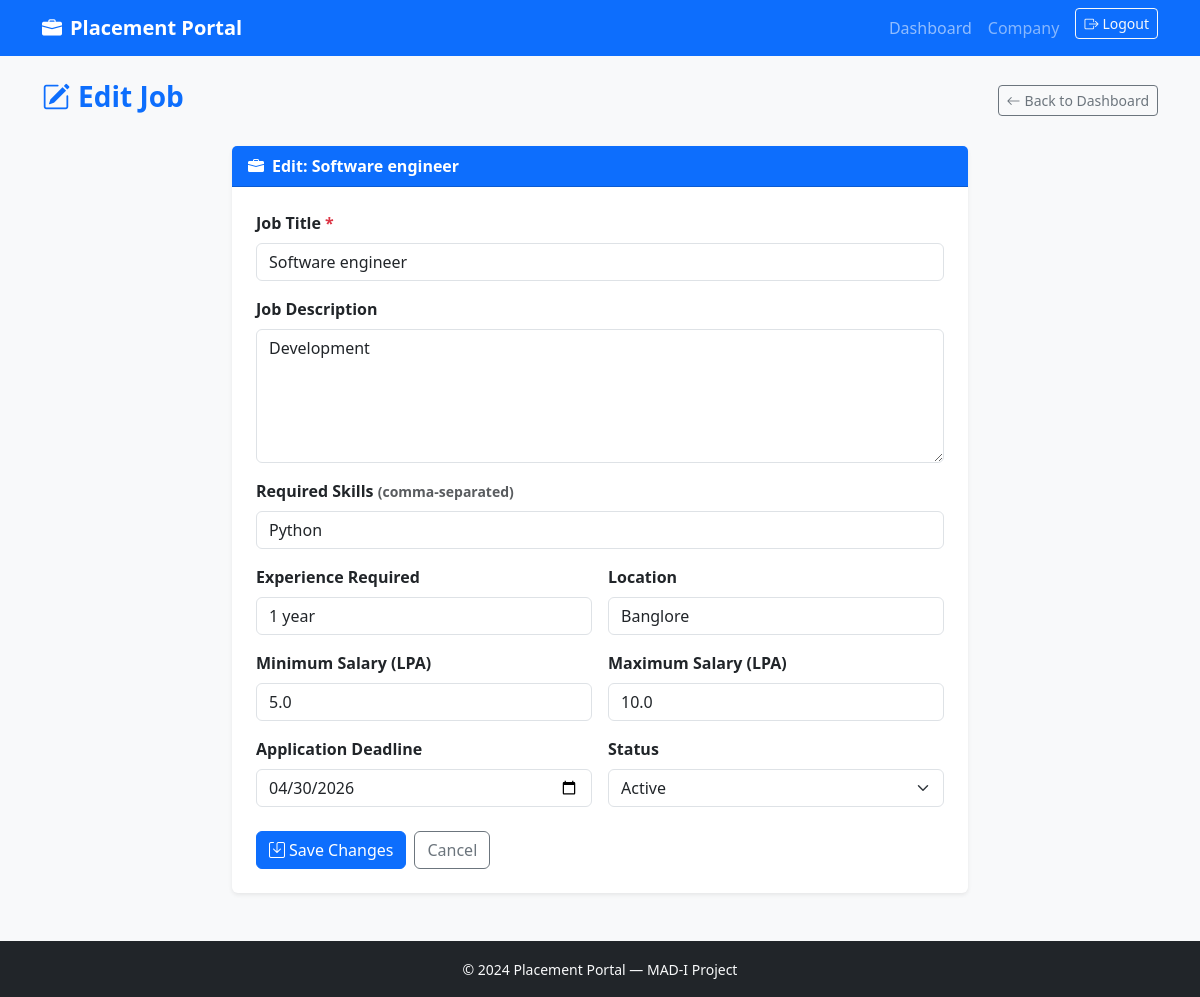
Page /company/edit-job/1 (signed in) on the committed database.
### models.py (models this page shows, shortened)
class User(UserMixin, db.Model):
    id= db.Column(db.Integer, primary_key=True)
    username= db.Column(db.String(80), unique=True, nullable=False)
    email= db.Column(db.String(120), unique=True, nullable=False)
    password_hash = db.Column(db.String(256))
    role = db.Column(db.String(20))
    active = db.Column(db.Boolean, default=True)
    student_profile = db.relationship('Student', backref='user', uselist=False)
    company_profile = db.relationship('Company', backref='user', uselist=False)
    @property
    def is_active(self):
        return self.active

class JobPosition(db.Model):
    id = db.Column(db.Integer, primary_key=True)
    company_id = db.Column(db.Integer, db.ForeignKey('company.id'), nullable=False)
    title = db.Column(db.String(150))
    description = db.Column(db.Text)
    required_skills = db.Column(db.Text)
    experience = db.Column(db.String(100))
    salary_min = db.Column(db.Float)
    salary_max = db.Column(db.Float)
    location = db.Column(db.String(150))
    deadline = db.Column(db.DateTime)
    status = db.Column(db.String(20), default='active')
    is_approved = db.Column(db.Boolean, default=False)
    created_at = db.Column(db.DateTime, default=lambda: datetime.now(timezone.utc), nullable=False)
    applications = db.relationship('Application', backref='job', lazy='dynamic')

### routes/company.py (the view, shortened to what this page needs)
@company_bp.route('/edit-job/<int:job_id>', methods=['GET', 'POST'])
@login_required
@company_required
def edit_job(job_id):
    company = current_user.company_profile
    job = JobPosition.query.filter_by(id=job_id,company_id=company.id).first_or_404()
    return render_template('company/edit_job.html', job=job)

### models.py (called while the page is built)
@login_manager.user_loader
def load_user(user_id):
    return User.query.get(int(user_id))

### routes/company.py (called while the page is built)
def company_required(f):
    @wraps(f)
    def wrapped(*args, **kwargs):
        if not current_user.is_authenticated:
            return redirect(url_for('auth.login'))
        if current_user.role != 'company':
            flash('Company access required.', 'danger')
            return redirect(url_for('auth.login'))
        company = current_user.company_profile
        if company.approval_status != 'approved':
            flash('Your account is not yet approved by admin.', 'warning')
            return redirect(url_for('auth.login'))
        if company.is_blacklisted:
            flash('Your company has been blacklisted.', 'danger')
            return redirect(url_for('auth.logout'))
        return f(*args, **kwargs)
    return wrapped

### templates/company/edit_job.html (shortened to what this page needs)
{% extends 'base.html' %}
{% block content %}
<div class="d-flex justify-content-between align-items-center mb-4">
  <h3 class="fw-bold text-primary">
    <i class="bi bi-pencil-square me-2"></i>Edit Job
  </h3>
  <a href="{{ url_for('company.dashboard') }}" class="btn btn-outline-secondary btn-sm">
    <i class="bi bi-arrow-left me-1"></i>Back to Dashboard
  </a>
</div>
<div class="row justify-content-center">
  <div class="col-lg-8">
    <div class="card border-0 shadow-sm">
      <div class="card-header bg-primary text-white fw-semibold">
        <i class="bi bi-briefcase-fill me-2"></i>Edit: {{ job.title }}
      </div>
      <div class="card-body p-4">
        <form method="POST">
          <div class="mb-3">
            <label class="form-label fw-semibold">Job Title <span class="text-danger">*</span></label>
            <input type="text" name="title" class="form-control"
                   value="{{ job.title }}" required>
          </div>
          <div class="mb-3">
            <label class="form-label fw-semibold">Job Description</label>
            <textarea name="description" class="form-control" rows="5">{{ job.description or '' }}</textarea>
          </div>
          <div class="mb-3">
            <label class="form-label fw-semibold">Required Skills <small class="text-muted">(comma-separated)</small></label>
            <input type="text" name="required_skills" class="form-control"
                   value="{{ job.required_skills or '' }}">
          </div>
          <div class="row g-3 mb-3">
            <div class="col-md-6">
              <label class="form-label fw-semibold">Experience Required</label>
              <input type="text" name="experience" class="form-control"
                     value="{{ job.experience or '' }}"
                     placeholder="e.g. 0-2 years / Fresher">
            </div>
            <div class="col-md-6">
              <label class="form-label fw-semibold">Location</label>
              <input type="text" name="location" class="form-control"
                     value="{{ job.location or '' }}"
                     placeholder="e.g. Bangalore / Remote">
            </div>
          </div>
          <div class="row g-3 mb-3">
            <div class="col-md-6">
              <label class="form-label fw-semibold">Minimum Salary (LPA)</label>
              <input type="number" name="salary_min" class="form-control"
                     step="0.1" min="0"
                     value="{{ job.salary_min or '' }}">
            </div>
            <div class="col-md-6">
              <label class="form-label fw-semibold">Maximum Salary (LPA)</label>
              <input type="number" name="salary_max" class="form-control"
                     step="0.1" min="0"
                     value="{{ job.salary_max or '' }}">
            </div>
          </div>
          <div class="row g-3 mb-4">
            <div class="col-md-6">
              <label class="form-label fw-semibold">Application Deadline</label>
              <input type="date" name="deadline" class="form-control"
                     value="{{ job.deadline.strftime('%Y-%m-%d') if job.deadline else '' }}">
            </div>
            <div class="col-md-6">
              <label class="form-label fw-semibold">Status</label>
              <select name="status" class="form-select">
                <option value="active" {% if job.status == 'active' %}selected{% endif %}>Active</option>
              </select>
            </div>
          </div>
          <div class="d-flex gap-2">
            <button type="submit" class="btn btn-primary">
              <i class="bi bi-save me-1"></i>Save Changes
            </button>
            <a href="{{ url_for('company.dashboard') }}" class="btn btn-outline-secondary">Cancel</a>
          </div>
        </form>
      </div>
    </div>
  </div>
</div>
{% endblock %}

### templates/base.html (shortened to what this page needs)
<!DOCTYPE html>
<html lang="en">
<head>
  <link href="https://cdn.jsdelivr.net/npm/bootstrap@5.3.0/dist/css/bootstrap.min.css" rel="stylesheet"/>
  <link href="https://cdn.jsdelivr.net/npm/bootstrap-icons@1.11.0/font/bootstrap-icons.css" rel="stylesheet"/>
</head>
<body class="bg-light">
<nav class="navbar navbar-expand-lg navbar-dark bg-primary">
  <div class="container">
    <a class="navbar-brand fw-bold" href="{{ url_for('auth.index') }}">
      <i class="bi bi-briefcase-fill me-2"></i>Placement Portal
    </a>
    <div class="collapse navbar-collapse" id="navbarNav">
      <ul class="navbar-nav ms-auto">
        {% if current_user.is_authenticated %}
          {% if current_user.role == 'admin' %}
            <li class="nav-item">
              <a class="nav-link" href="{{ url_for('admin.dashboard') }}">Dashboard</a>
            </li>
          {% elif current_user.role == 'company' %}
            <li class="nav-item">
              <a class="nav-link" href="{{ url_for('company.dashboard') }}">Dashboard</a>
            </li>
          {% endif %}
          <li class="nav-item">
            <span class="nav-link text-white-50">
              {{ current_user.role | capitalize }}
            </span>
          </li>
          <li class="nav-item">
            <a class="btn btn-outline-light btn-sm ms-2"
               href="{{ url_for('auth.logout') }}">
              <i class="bi bi-box-arrow-right me-1"></i>Logout
            </a>
          </li>
        {% endif %}
      </ul>
    </div>
  </div>
</nav>
<main class="container my-4">
  {% block content %}{% endblock %}
</main>
<footer class="bg-dark text-light text-center py-3 mt-5">
  <small>&copy; 2024 Placement Portal — MAD-I Project</small>
</footer>
</body>
</html>

### rows in the picture
User: role "Company"
JobPosition: title "Software engineer", description "Development", required_skills "Python", experience "1 year", location "Banglore", salary_min "5.0", salary_max "10.0", deadline "04/30/2026", status "Active"
